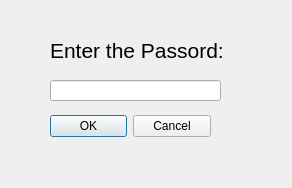
<?xml version="1.0" encoding="UTF-8"?>
<ui version="4.0">
 <class>Login</class>
 <widget class="QDialog" name="Login">
  <property name="geometry">
   <rect>
    <x>0</x>
    <y>0</y>
    <width>292</width>
    <height>188</height>
   </rect>
  </property>
  <property name="windowTitle">
   <string>Dialog</string>
  </property>
  <widget class="QDialogButtonBox" name="buttonBox">
   <property name="geometry">
    <rect>
     <x>50</x>
     <y>110</y>
     <width>161</width>
     <height>32</height>
    </rect>
   </property>
   <property name="orientation">
    <enum>Qt::Horizontal</enum>
   </property>
   <property name="standardButtons">
    <set>QDialogButtonBox::Cancel|QDialogButtonBox::Ok</set>
   </property>
  </widget>
  <widget class="QLineEdit" name="pwEdit">
   <property name="geometry">
    <rect>
     <x>50</x>
     <y>80</y>
     <width>171</width>
     <height>21</height>
    </rect>
   </property>
  </widget>
  <widget class="QLabel" name="label">
   <property name="geometry">
    <rect>
     <x>50</x>
     <y>30</y>
     <width>191</width>
     <height>41</height>
    </rect>
   </property>
   <property name="text">
    <string>&lt;html&gt;&lt;head/&gt;&lt;body&gt;&lt;p&gt;&lt;span style=&quot; font-size:16pt;&quot;&gt;Enter the Passord:&lt;/span&gt;&lt;/p&gt;&lt;/body&gt;&lt;/html&gt;</string>
   </property>
  </widget>
 </widget>
 <resources/>
 <connections>
  <connection>
   <sender>buttonBox</sender>
   <signal>accepted()</signal>
   <receiver>Login</receiver>
   <slot>accept()</slot>
   <hints>
    <hint type="sourcelabel">
     <x>248</x>
     <y>254</y>
    </hint>
    <hint type="destinationlabel">
     <x>157</x>
     <y>274</y>
    </hint>
   </hints>
  </connection>
  <connection>
   <sender>buttonBox</sender>
   <signal>rejected()</signal>
   <receiver>Login</receiver>
   <slot>reject()</slot>
   <hints>
    <hint type="sourcelabel">
     <x>316</x>
     <y>260</y>
    </hint>
    <hint type="destinationlabel">
     <x>286</x>
     <y>274</y>
    </hint>
   </hints>
  </connection>
 </connections>
</ui>
